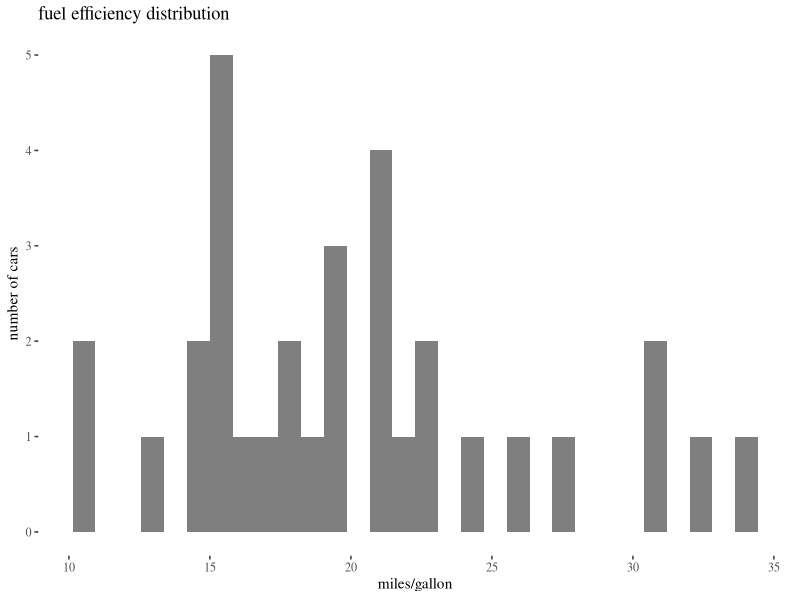
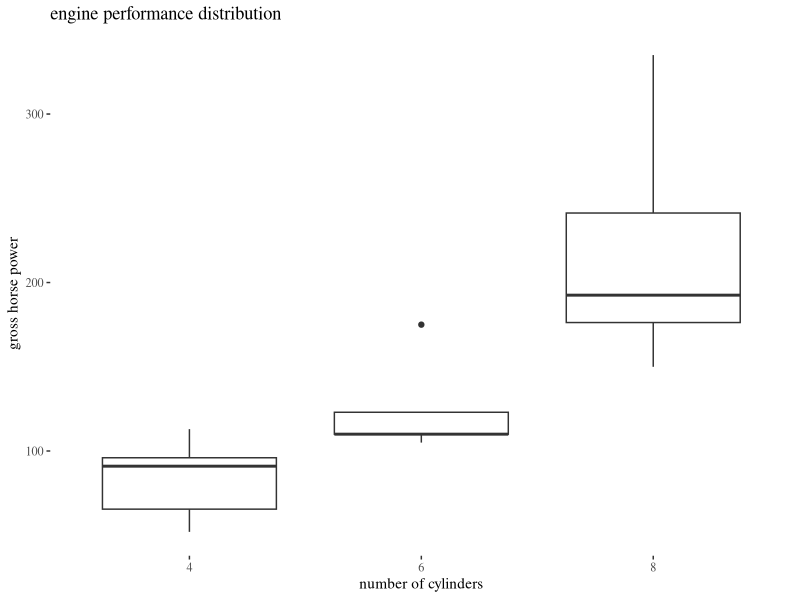
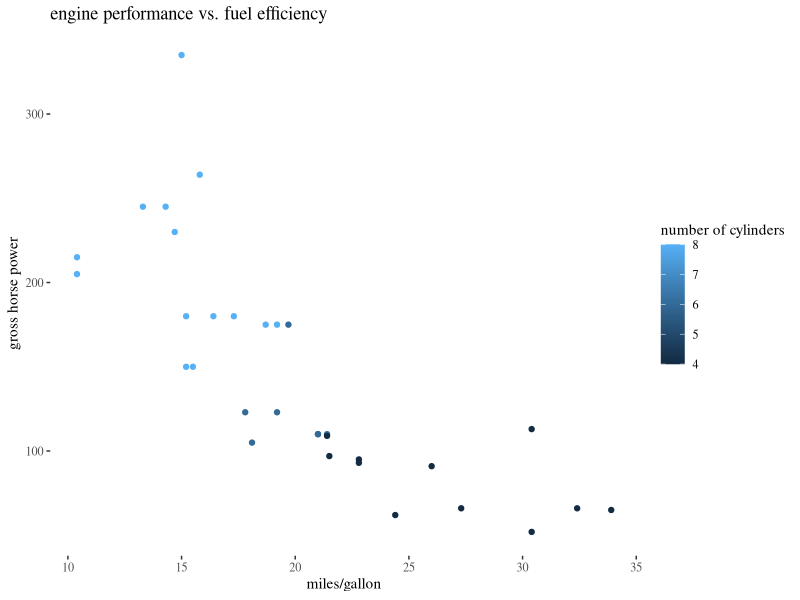

Write the R code that produced these figures, in order.
## ---- chunk 1
#load data
library(datasets)
data(mtcars)
## ---- chunk 2
#identify variable type
str(mtcars)
#generate summary level description
summary(mtcars)
## ---- chunk 3
require(ggplot2)
require(scales)
require(ggthemes)
g1<-ggplot(mtcars) + geom_histogram(aes(x=mpg),fill="grey50")
g1<-g1+labs(title="fuel efficiency distribution", x="miles/gallon", y="number of cars")
g1+theme_tufte()
## ---- chunk 4
g2<-ggplot(mtcars, aes(x=as.factor(cyl),y=hp))+geom_boxplot()
g2<-g2+labs(title="engine performance distribution", x="number of cylinders", y="gross horse power")
g2+theme_tufte()
## ---- chunk 5
g3<-ggplot(mtcars, aes(x=mpg,y=hp))
g3<-g3+geom_point(aes(color=cyl))
g3<-g3+labs(title="engine performance vs. fuel efficiency", x="miles/gallon", y="gross horse power", color="number of cylinders")
g3+theme_tufte()
